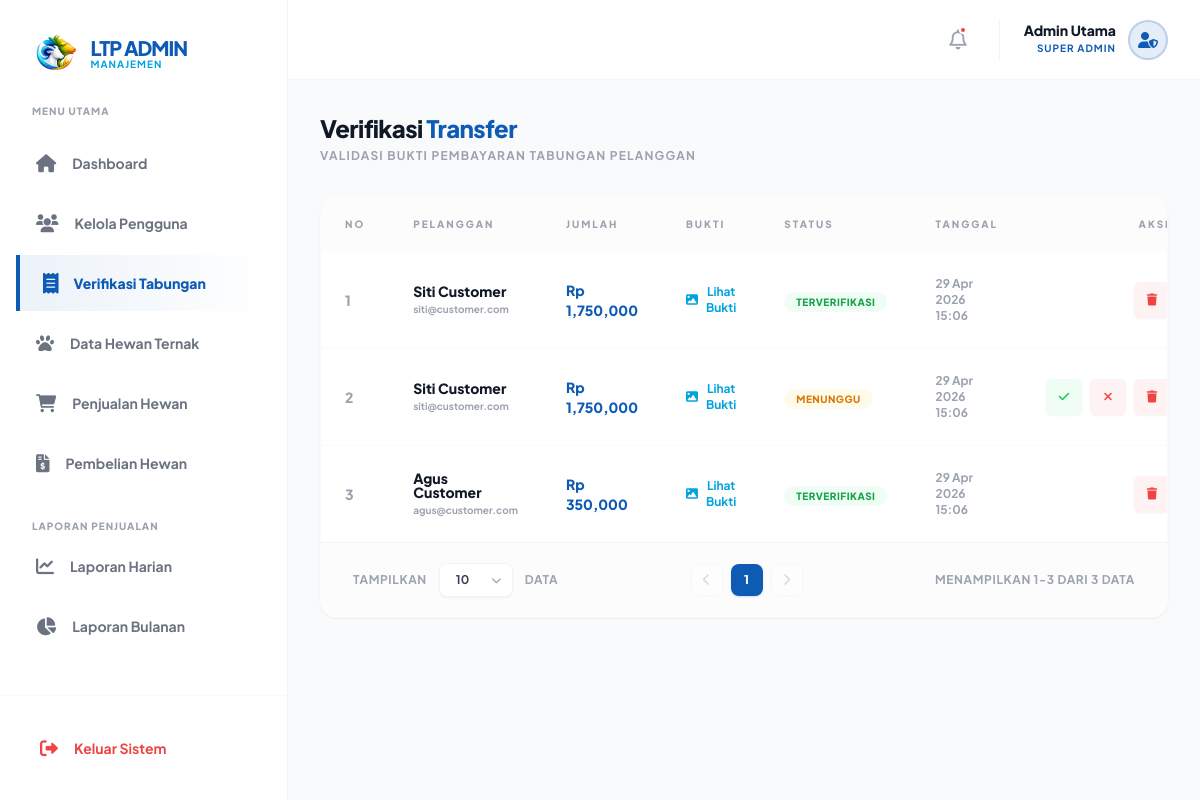
Screenshot of /views/admin/transfers (signed in) with the database file from the repository.
### tables this page shows
CREATE TABLE savings_transactions (
    id INT AUTO_INCREMENT PRIMARY KEY,
    plan_id INT NOT NULL,
    amount DECIMAL(15,2) NOT NULL,
    proof_of_payment VARCHAR(255) NOT NULL,
    status ENUM('pending', 'verified', 'rejected') DEFAULT 'pending',
    verified_by INT,
    created_at TIMESTAMP DEFAULT CURRENT_TIMESTAMP,
    FOREIGN KEY (plan_id) REFERENCES savings_plans(id) ON DELETE CASCADE,
    FOREIGN KEY (verified_by) REFERENCES users(id) ON DELETE SET NULL
);

CREATE TABLE users (
    id INT AUTO_INCREMENT PRIMARY KEY,
    name VARCHAR(100) NOT NULL,
    email VARCHAR(100) NOT NULL UNIQUE,
    password VARCHAR(255) NOT NULL,
    role ENUM('admin', 'customer', 'breeder') DEFAULT 'customer',
    phone VARCHAR(20) DEFAULT '',
    address TEXT,
    created_at TIMESTAMP DEFAULT CURRENT_TIMESTAMP
);

### views/admin/transfers.php (the view, shortened to what this page needs)
<?php
require_once '../../config/database.php';
try {
    $stmt = $conn->query("
        SELECT st.*, sp.target_amount, u.name as customer_name, u.email as customer_email
        FROM savings_transactions st
        JOIN savings_plans sp ON st.plan_id = sp.id
        JOIN users u ON sp.customer_id = u.id
        ORDER BY st.created_at DESC
    ");
    $transactions = $stmt->fetchAll(PDO::FETCH_ASSOC);
} catch (PDOException $e) {
    $errorMsg = $e->getMessage();
}
?>
<!DOCTYPE html>
<html lang="id">
<head>
    <script src="https://cdn.tailwindcss.com"></script>
    <link href="https://cdnjs.cloudflare.com/ajax/libs/font-awesome/6.0.0/css/all.min.css" rel="stylesheet">
</head>
<body class="bg-gray-50 flex min-h-screen">
    <?php include 'includes/sidebar.php'; ?>
    <div class="flex-grow flex flex-col min-h-screen max-w-full overflow-x-hidden">
        <?php include 'includes/topbar.php'; ?>
        <main class="p-8 space-y-8 flex-grow">
            <div class="flex flex-col sm:flex-row justify-between items-start sm:items-center gap-4">
                <div>
                    <h1 class="text-2xl font-black text-gray-900 tracking-tight">Verifikasi <span class="text-brand-primary">Transfer</span></h1>
                    <p class="text-xs text-gray-400 font-bold uppercase tracking-widest mt-1">Validasi bukti pembayaran tabungan pelanggan</p>
                </div>
            </div>
            <div class="bg-white rounded-2xl shadow-sm border border-gray-50 overflow-hidden">
                <div class="overflow-x-auto">
                    <table class="w-full" id="transfers-table">
                        <thead class="bg-gray-50/50">
                            <tr>
                                <th class="px-6 py-5 text-left text-[10px] font-black text-gray-400 uppercase tracking-[0.2em] w-16">No</th>
                                <th class="px-6 py-5 text-left text-[10px] font-black text-gray-400 uppercase tracking-[0.2em]">Pelanggan</th>
                                <th class="px-6 py-5 text-left text-[10px] font-black text-gray-400 uppercase tracking-[0.2em]">Jumlah</th>
                                <th class="px-6 py-5 text-left text-[10px] font-black text-gray-400 uppercase tracking-[0.2em]">Bukti</th>
                                <th class="px-6 py-5 text-left text-[10px] font-black text-gray-400 uppercase tracking-[0.2em]">Status</th>
                                <th class="px-6 py-5 text-left text-[10px] font-black text-gray-400 uppercase tracking-[0.2em]">Tanggal</th>
                                <th class="px-6 py-5 text-right text-[10px] font-black text-gray-400 uppercase tracking-[0.2em]">Aksi</th>
                            </tr>
                        </thead>
                        <tbody class="divide-y divide-gray-50">
                            <?php if (empty($transactions)): ?>
                                <tr>
                                    <td colspan="7" class="px-8 py-10 text-center text-gray-400 font-bold">
                                        Belum ada transaksi transfer.
                                    </td>
                                </tr>
                            <?php else: ?>
                                <?php foreach ($transactions as $i => $tx): ?>
                                <tr class="hover:bg-brand-light/20 transition-colors group" id="tx-row-<?php echo $tx['id']; ?>">
                                    <td class="px-6 py-6">
                                        <p class="text-sm font-black text-gray-400"><?php echo $i + 1; ?></p>
                                    </td>
                                    <td class="px-6 py-6">
                                        <div>
                                            <p class="text-sm font-black text-gray-900 leading-none"><?php echo htmlspecialchars($tx['customer_name']); ?></p>
                                            <p class="text-[10px] font-bold text-gray-400 mt-1"><?php echo htmlspecialchars($tx['customer_email']); ?></p>
                                        </div>
                                    </td>
                                    <td class="px-6 py-6">
                                        <p class="text-sm font-black text-brand-primary">Rp <?php echo number_format($tx['amount']); ?></p>
                                    </td>
                                    <td class="px-6 py-6">
                                        <button onclick="viewProof('<?php echo htmlspecialchars($tx['proof_of_payment']); ?>')" class="text-brand-secondary hover:text-brand-primary flex items-center gap-2 font-bold text-xs">
                                            <i class="fas fa-image"></i> Lihat Bukti
                                        </button>
                                    </td>
                                    <td class="px-6 py-6">
                                        <?php
                                            $statusClasses = [
                                                'pending' => 'bg-amber-50 text-amber-600',
                                                'verified' => 'bg-green-50 text-green-600',
                                                'rejected' => 'bg-red-50 text-red-600'
                                            ];
                                            $statusText = [
                                                'pending' => 'Menunggu',
                                                'verified' => 'Terverifikasi',
                                                'rejected' => 'Ditolak'
                                            ];
                                            $class = $statusClasses[$tx['status']] ?? 'bg-gray-50 text-gray-400';
                                            $text = $statusText[$tx['status']] ?? $tx['status'];
                                        ?>
                                        <span class="px-3 py-1 text-[10px] font-black rounded-full <?php echo $class; ?> uppercase tracking-wider">
                                            <?php echo $text; ?>
                                        </span>
                                    </td>
                                    <td class="px-6 py-6">
                                        <p class="text-xs font-bold text-gray-400"><?php echo date('d M Y H:i', strtotime($tx['created_at'])); ?></p>
                                    </td>
                                    <td class="px-6 py-6 text-right">
                                        <div class="flex justify-end gap-2">
                                            <?php if ($tx['status'] === 'pending'): ?>
                                                <button onclick="updateStatus(<?php echo $tx['id']; ?>, 'verified')" title="Verifikasi" class="w-9 h-9 rounded-md bg-green-50 text-green-500 flex items-center justify-center hover:bg-green-500 hover:text-white transition-all shadow-sm">
                                                    <i class="fas fa-check text-xs"></i>
                                                </button>
                                                <button onclick="updateStatus(<?php echo $tx['id']; ?>, 'rejected')" title="Tolak" class="w-9 h-9 rounded-md bg-red-50 text-red-500 flex items-center justify-center hover:bg-red-500 hover:text-white transition-all shadow-sm">
                                                    <i class="fas fa-xmark text-xs"></i>
                                                </button>
                                            <?php endif; ?>
                                            <button onclick="openDeleteModal(<?php echo $tx['id']; ?>, 'Rp <?php echo number_format($tx['amount']); ?>', '<?php echo addslashes($tx['customer_name']); ?>')" title="Hapus" class="w-9 h-9 rounded-md bg-red-50 text-red-500 flex items-center justify-center hover:bg-red-500 hover:text-white transition-all shadow-sm">
                                                <i class="fas fa-trash text-xs"></i>
                                            </button>
                                        </div>
                                    </td>
                                </tr>
                                <?php endforeach; ?>
                            <?php endif; ?>
                        </tbody>
                    </table>
                </div>
                <div class="px-8 py-5 bg-gray-50/50 border-t border-gray-100 flex flex-col sm:flex-row justify-between items-center gap-4 shrink-0">
                    <div class="flex items-center gap-3">
                        <span class="text-xs font-bold text-gray-400 uppercase tracking-wider">Tampilkan</span>
                        <div class="relative">
                            <select id="entries-per-page" onchange="changeEntriesPerPage(this.value)" class="pl-4 pr-10 py-2 bg-white border border-gray-100 rounded-lg outline-none focus:border-brand-primary text-xs font-bold text-gray-700 appearance-none cursor-pointer shadow-sm">
                                <option value="10" selected>10</option>
                            </select>
                        </div>
                        <span class="text-xs font-bold text-gray-400 uppercase tracking-wider">data</span>
                    </div>
                    <div class="flex items-center gap-2">
                        <button onclick="prevPage()" id="prev-btn" class="w-8 h-8 rounded-lg border border-gray-100 bg-white flex items-center justify-center text-gray-400 hover:text-brand-primary hover:border-brand-primary/20 transition-all shadow-sm"><i class="fas fa-chevron-left text-xs"></i></button>
                        <div id="page-numbers" class="flex items-center gap-1.5">
                        </div>
                        <button onclick="nextPage()" id="next-btn" class="w-8 h-8 rounded-lg border border-gray-100 bg-white flex items-center justify-center text-gray-400 hover:text-brand-primary hover:border-brand-primary/20 transition-all shadow-sm"><i class="fas fa-chevron-right text-xs"></i></button>
                    </div>
                    <span class="text-xs font-bold text-gray-400 uppercase tracking-wider" id="entries-info"></span>
                </div>
            </div>
        </main>
    </div>
</body>
</html>

### rows the page displays
savings_transactions: users.name "Siti Customer", users.email "siti@customer.com", amount "1,750,000", status "TERVERIFIKASI", created_at "29 Apr 2026 15:06"
savings_transactions: users.name "Siti Customer", users.email "siti@customer.com", amount "1,750,000", status "MENUNGGU", created_at "29 Apr 2026 15:06"
savings_transactions: users.name "Agus Customer", users.email "agus@customer.com", amount "350,000", status "TERVERIFIKASI", created_at "29 Apr 2026 15:06"

### other values shown
$_SESSION['name'] "Admin Utama"
